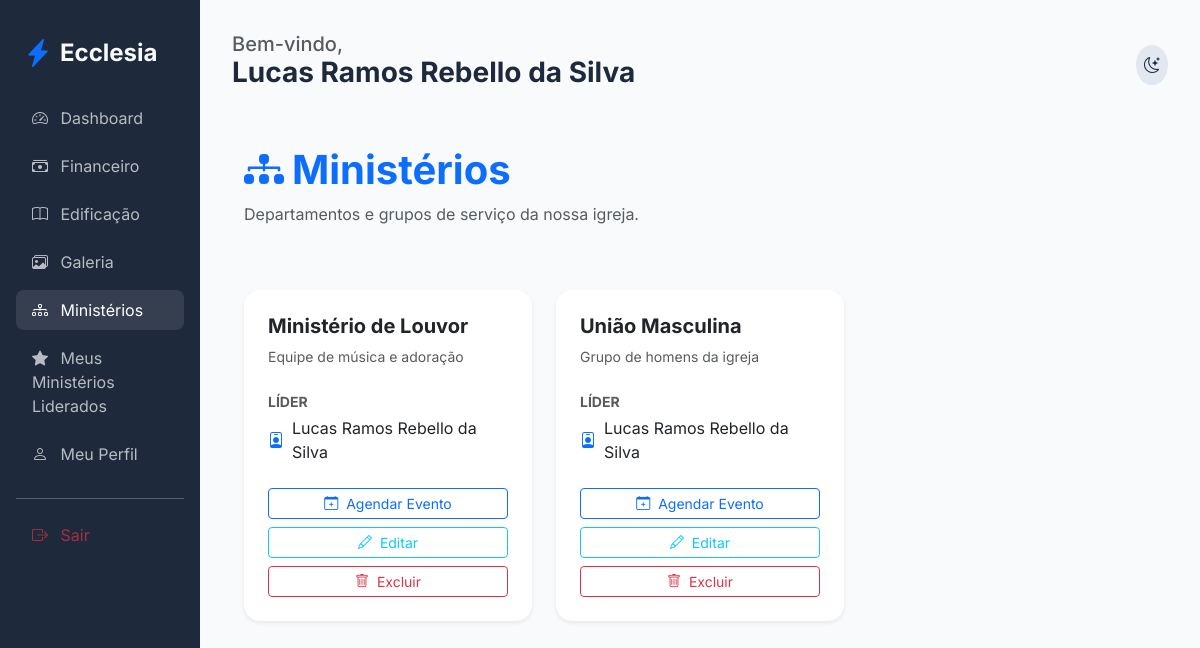
The page /members/ministries (signed in) on the database as committed earlier.
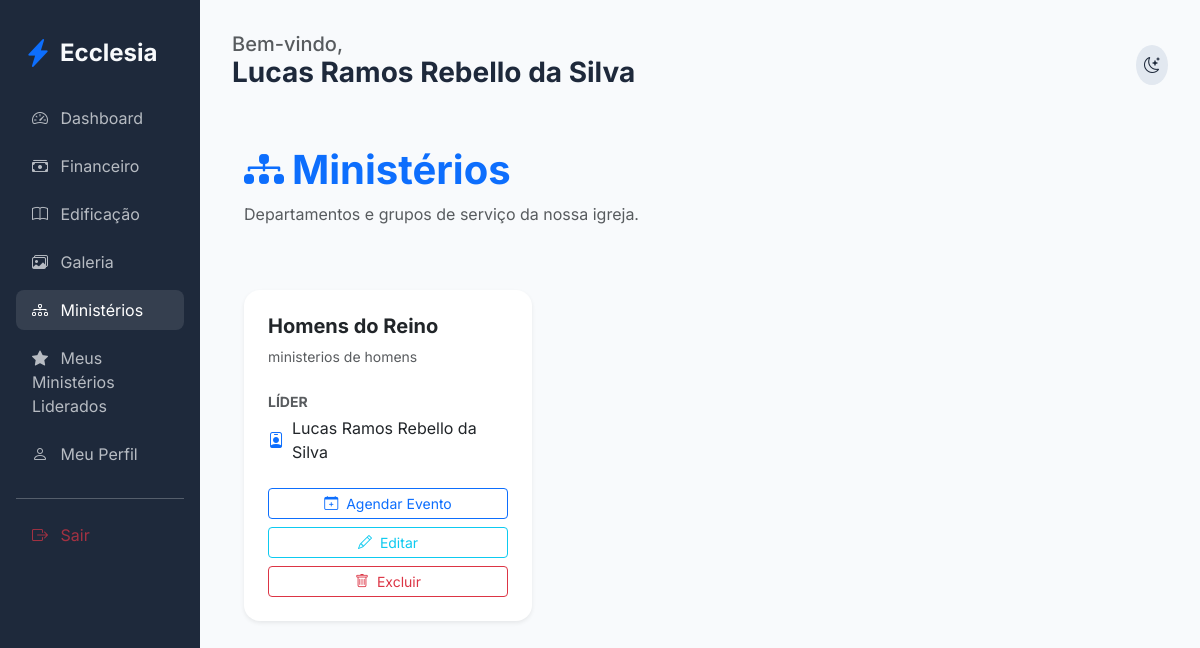
The same page on the database as committed later.
### app/core/models.py (models this page shows, shortened)
class Ministry(db.Model):
    id = db.Column(db.Integer, primary_key=True)
    name = db.Column(db.String(100), nullable=False)
    description = db.Column(db.Text)
    church_id = db.Column(db.Integer, db.ForeignKey('church.id'))
    leader_id = db.Column(db.Integer, db.ForeignKey('user.id'), nullable=True)
    events = db.relationship('Event', backref='ministry', lazy=True)
    leader = db.relationship('User', foreign_keys=[leader_id])

class User(db.Model, UserMixin):
    id = db.Column(db.Integer, primary_key=True)
    name = db.Column(db.String(100), nullable=False)
    email = db.Column(db.String(120), unique=True, nullable=False)
    password_hash = db.Column(db.String(128))
    birth_date = db.Column(db.Date)
    gender = db.Column(db.String(20))
    documents = db.Column(db.String(200)) # Flexível para diferentes países
    address = db.Column(db.Text)
    phone = db.Column(db.String(50))
    status = db.Column(db.String(20), default='pending') # pending, active, rejected
    is_ministry_leader = db.Column(db.Boolean, default=False)
    church_id = db.Column(db.Integer, db.ForeignKey('church.id'))
    family_id = db.Column(db.Integer, db.ForeignKey('family.id'), nullable=True)
    church_role_id = db.Column(db.Integer, db.ForeignKey('church_role.id'), nullable=True)
    ministries = db.relationship('Ministry', secondary=member_ministries, backref=db.backref('members', lazy='dynamic'))
    can_manage_ministries = db.Column(db.Boolean, default=False)
    can_manage_media = db.Column(db.Boolean, default=False)
    can_publish_devotionals = db.Column(db.Boolean, default=False)
    can_approve_members = db.Column(db.Boolean, default=False)
    can_manage_finance = db.Column(db.Boolean, default=False)
    can_manage_kids = db.Column(db.Boolean, default=False)
    can_manage_events = db.Column(db.Boolean, default=False)  # para eventos gerais

### app/modules/members/routes.py (the view)
@members_bp.route('/ministries')
@login_required
def list_ministries():
    if current_user.church_role and current_user.church_role.name == 'Administrador Global':
        ministries = Ministry.query.all()
    elif current_user.can_manage_ministries or (current_user.church_role and current_user.church_role.name == 'Pastor Líder'):
        ministries = Ministry.query.filter_by(church_id=current_user.church_id).all()
    else:
        ministries = current_user.ministries
    return render_template('members/ministries.html', ministries=ministries)

### app/templates/members/ministries.html (shortened to what this page needs)
{% extends "base.html" %}
{% block content %}
<div class="container py-4">
    <div class="d-flex justify-content-between align-items-center mb-5">
        <div>
            <h1 class="fw-bold text-primary"><i class="bi bi-diagram-3-fill me-2"></i>Ministérios</h1>
            <p class="text-muted">Departamentos e grupos de serviço da nossa igreja.</p>
        </div>
    </div>
    <div class="row g-4">
        {% for ministry in ministries %}
        <div class="col-md-6 col-lg-4">
            <div class="card h-100 border-0 shadow-sm">
                <div class="card-body p-4">
                    <h5 class="fw-bold mb-2">{{ ministry.name }}</h5>
                    <p class="text-muted small mb-4">{{ ministry.description }}</p>
                    <div class="mb-4">
                        <label class="small fw-bold text-muted d-block mb-1">LÍDER</label>
                        <div class="d-flex align-items-center">
                            <i class="bi bi-person-badge me-2 text-primary"></i>
                            <span>{{ ministry.leader.name if ministry.leader else 'Sem líder definido' }}</span>
                        </div>
                    </div>
                    <div class="d-grid gap-2">
                        {% if ministry.leader_id == current_user.id or current_user.can_manage_ministries or (current_user.church_role and current_user.church_role.name in ['Administrador Global', 'Pastor Líder']) %}
                        <a href="{{ url_for('members.add_ministry_event', id=ministry.id) }}" class="btn btn-sm btn-outline-primary">
                            <i class="bi bi-calendar-plus me-1"></i> Agendar Evento
                        </a>
                        <a href="{{ url_for('members.edit_ministry', id=ministry.id) }}" class="btn btn-sm btn-outline-info">
                            <i class="bi bi-pencil me-1"></i> Editar
                        </a>
                        <a href="{{ url_for('members.delete_ministry', id=ministry.id) }}" class="btn btn-sm btn-outline-danger" onclick="return confirm('Tem certeza?');">
                            <i class="bi bi-trash me-1"></i> Excluir
                        </a>
                        {% endif %}
                    </div>
                </div>
            </div>
        </div>
        {% else %}
        <div class="col-12 text-center py-5">
            <i class="bi bi-people fs-1 text-muted opacity-50 d-block mb-3"></i>
            <p class="text-muted">Nenhum ministério cadastrado.</p>
        </div>
        {% endfor %}
    </div>
</div>
{% endblock %}

Rows that differ between the two databases and show on the page:
no longer on this page (row edited): Ministry: name "Ministério de Louvor", description "Equipe de música e adoração", leader "Lucas Ramos Rebello da Silva"
no longer on this page (row edited): Ministry: name "União Masculina", description "Grupo de homens da igreja", leader "Lucas Ramos Rebello da Silva"
now on this page (row edited): Ministry: name "Homens do Reino", description "ministerios de homens", leader "Lucas Ramos Rebello da Silva"
